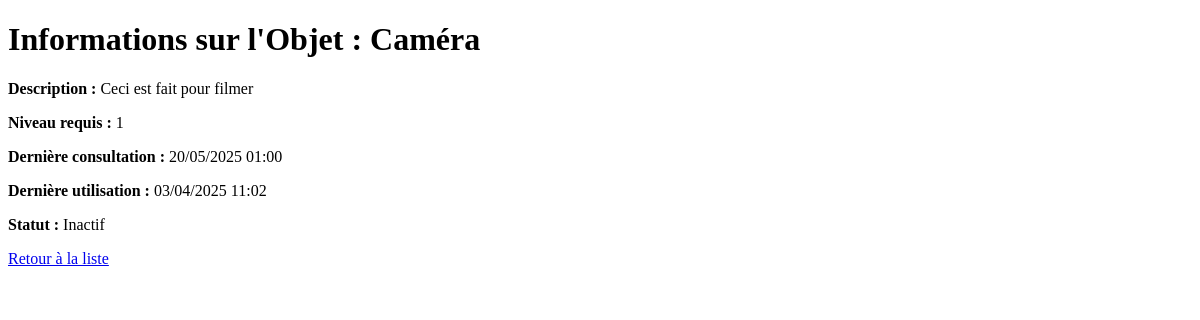
/objets_connectes/info/1/ (signed in), run on an earlier commit of the app's database.
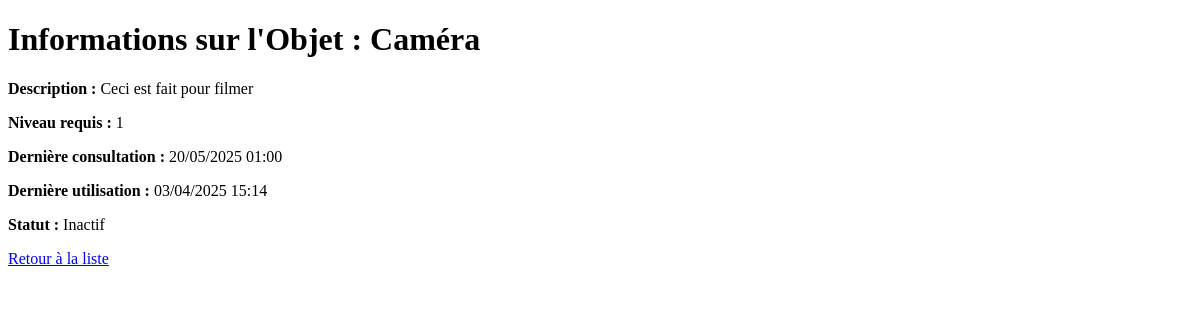
And on a later commit of the database.
### objets_connectes/models.py (models this page shows, shortened)
class ObjetConnecte(models.Model):
    id = models.AutoField(primary_key=True)
    nom = models.CharField(max_length=100)  # Nom de l'objet
    description = models.TextField(blank=True, null=True)  # Description de l'objet
    niveau_requis = models.PositiveIntegerField(default=1)  # Niveau requis pour modifier l'objet
    actif = models.BooleanField(default=False)  # Statut actif/inactif
    derniere_consultation = models.DateTimeField(blank=True, null=True)  # Dernière consultation
    derniere_utilisation = models.DateTimeField(blank=True, null=True)  # Dernière utilisation
    def consulter(self):
        self.derniere_consultation = now()
        self.save()

### objets_connectes/views.py (the view)
# urls.py: path("info/<int:objet_id>/", info_objet, name="info_objet"),  # Nouvelle route pour "Info"
@login_required
def info_objet(request, objet_id):
    objet = get_object_or_404(ObjetConnecte, id=objet_id)
    objet.consulter()  # Met à jour la date de dernière consultation
    return render(request, "objets_connectes/info_objet.html", {"objet": objet})

### objets_connectes/templates/objets_connectes/info_objet.html (shortened to what this page needs)
<!DOCTYPE html>
<html lang="fr">
<head>
</head>
<body>
    <h1>Informations sur l'Objet : {{ objet.nom }}</h1>
    <p><strong>Description :</strong> {{ objet.description }}</p>
    <p><strong>Niveau requis :</strong> {{ objet.niveau_requis }}</p>
    <p><strong>Dernière consultation :</strong> {{ objet.derniere_consultation|date:"d/m/Y H:i" }}</p>
    <p><strong>Dernière utilisation :</strong> {{ objet.derniere_utilisation|date:"d/m/Y H:i" }}</p>
    <p><strong>Statut :</strong> {% if objet.actif %} Actif {% else %} Inactif {% endif %}</p>
    <a href="{% url 'liste_objets' %}">Retour à la liste</a>
</body>
</html>

What changed in the data, as far as the page shows it:
changed ObjetConnecte "Caméra": derniere_utilisation "03/04/2025 11:02" → "03/04/2025 15:14"
